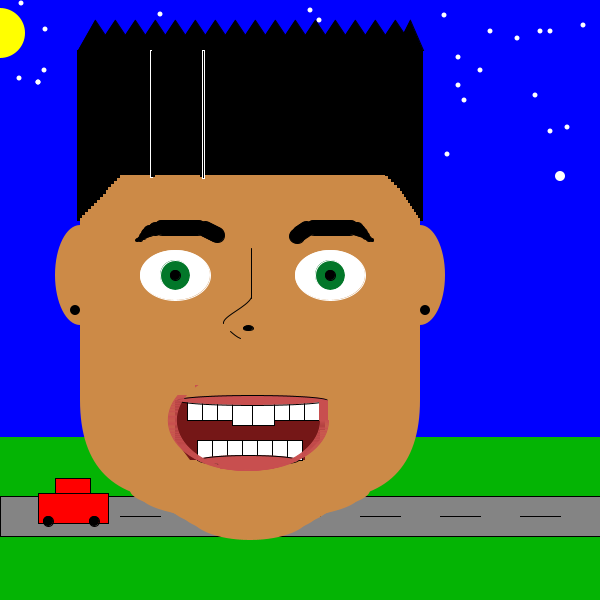
Frame 1 (no input)
Frame 60 (the mouse pressed at the canvas centre just before this capture): identical to frame 1, image omitted
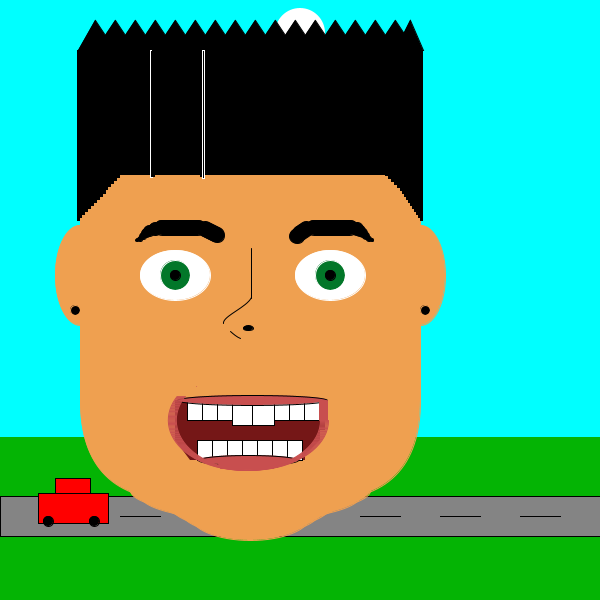
Frame 120 (the mouse held since frame 60 and released just before this capture)

The Processing sketch that drew these frames (run headless with seeded random() and noise(); from frame 60 on, the mouse is pressed at the canvas centre):

// Processing sketch: processing_118549
// ── processing_118549.pde

int posicioullsX= 175;//ullscolorverd
int posicioullsX2= 330;//ullscolorverd

int sol=50;//posicioSol
int colorSol=#DF7401;//colorSol

int EstrellaFugaz=560;
int EstrellaFugazY=176;
boolean estrella= true;

boolean cotxe= true;
int centreCotxe= 38;
int adaltCotxe= 55;
int Roda1= 48;
int Roda2= 94;
void setup(){
  size(600,600);//tamany de la pàgina
  background(#FFFFFF);//color de fons

}
void draw(){
   //fons
  noStroke();
  fill(0,mouseX,255);
  rect(0,0,600,437);
  
   //Estrelles
  if(mouseX<160)
  noStroke();
  if(mouseX<160)
  fill(255,255,255);
  if(mouseX<160)
  ellipse(517,38,5,5);
  if(mouseX<160)
  ellipse(45,29,5,5);
  if(mouseX<160)
  ellipse(458,57,5,5);
  if(mouseX<160)
  ellipse(490,31,5,5);
  if(mouseX<160)
  ellipse(38,82,5,5);
  if(mouseX<160)
  ellipse(44,70,5,5);
  if(mouseX<160)
  ellipse(19,78,5,5);
  if(mouseX<160)
  ellipse(550,31,5,5);
  if(mouseX<160)
  ellipse(550,131,5,5);
  if(mouseX<160)
  ellipse(567,127,5,5);
  if(mouseX<160)
  ellipse(447,154,5,5);
  if(mouseX<160)
  ellipse(444,15,5,5);
  if(mouseX<160)
  ellipse(310,10,5,5);
  if(mouseX<160)
  ellipse(319,20,5,5);  
  if(mouseX<160)
  ellipse(583,25,5,5);
  if(mouseX<160)
  ellipse(535,95,5,5);  
  if(mouseX<160)
  ellipse(540,31,5,5);
  if(mouseX<160)
  ellipse(21,3,5,5);
  if(mouseX<160)
  ellipse(38,82,5,5);
  if(mouseX<160)
  ellipse(458,85,5,5);
  if(mouseX<160)
  ellipse(464,100,5,5);
  if(mouseX<160)
  ellipse(480,70,5,5);
  if(mouseX<160)
  ellipse(160,14,5,5);
  
  //Estrella Fugaz
  if(mouseX<160)
  ellipse(EstrellaFugaz,EstrellaFugazY,10,10);
    if(estrella==false)
      if(EstrellaFugaz<=560&&EstrellaFugaz>=375)
      EstrellaFugaz=EstrellaFugaz-1
  ;
  ;
  if(estrella==false)
    if(EstrellaFugazY<=176&&EstrellaFugazY>=0)
    EstrellaFugazY=EstrellaFugazY-1;
  ;
  
  
  //sol
  noStroke();
  fill(255,255,mouseX);
  ellipse(mouseX,33,50,50);
  
  //terra
  fill(#04B404);
  noStroke();
  rect(0,437,600,163);
  
    //CARRETERA
    fill(#848484);
    stroke(0);
    rect(0,496,600,40);
    rect(40,516,40,0);
    rect(120,516,40,0);
    rect(200,516,40,0);
    rect(280,516,40,0);
    rect(360,516,40,0);
    rect(440,516,40,0);
    rect(520,516,40,0);
    
  //cotxe
  fill(255,0,0);
  rect(centreCotxe,493,70,30);
  if(cotxe==false)
  if(adaltCotxe>=55)
  adaltCotxe=adaltCotxe+1;
  ;
  rect(adaltCotxe,478,35,15);
  if(cotxe==false)
  if(centreCotxe>=38)
  centreCotxe=centreCotxe+1;
  ;
  //rodes
  fill(0);
  ellipse(Roda1,521,10,10);
  if(cotxe==false)
    if(Roda1>=48)
    Roda1=Roda1+1;
  ;  
  ellipse(Roda2,521,10,10);
  if(cotxe==false)
    if(Roda2>=94)
    Roda2=Roda2+1;
  ;
  
  //Forma cara
  fill(#EFA050);//color cara
  stroke(#EFA050);//color contorn
  if(mouseX<160)
  fill(#CC8A47);
  if(mouseX<160)
  noStroke();
  rect(80,100,340,400,100);//cuadrat cara
  ellipse(250,490,240,50);
  ellipse(250,495,220,50);
  ellipse(250,500,180,50);
  ellipse(250,505,160,50);
  ellipse(250,510,140,50);
  ellipse(250,515,120,50);
  
  //ORELLES
  ellipse(80,275,50,100);//orelles
  ellipse(420,275,50,100);//orelles
  fill(#000000);
  ellipse(425,310,10,10);
  ellipse(75,310,10,10);
   
  
 //ULLS
  fill(#FFFFFF);//color ulls
  stroke(#FFFFFF);//color contorn
  ellipse(175,275,70,50);//ull blanco
  ellipse(330,275,70,50);//ull blanco2
  fill(#027729);//color ulls
  stroke(#FFFFFF);//color contorn
  ellipse(175,275,30,30);//ull1
  ellipse(330,275,30,30);//ull2
  fill(#000000);//color ulls
  stroke(#000000);//color contorn
  ellipse(175,275,10,10);//ull1
  ellipse(330,275,10,10);//ull2
  
  //BOCA
  fill(#751717);
  noStroke();
  rect(175,400,150,30);
  rect(175,430,145,10);
  triangle(175,440,190,440,190,460);
  rect(190,440,115,20);
  triangle(300,440,300,460,320,440);
    
        //dents ADALT
        fill(#ffffff);
        stroke(#000000);
        rect(187,400,15,20);
        rect(202,400,15,20);
        rect(217,400,15,20);
        rect(232,400,22,25);//pinyus
        rect(252,400,22,25);//pinyus
        rect(274,400,15,20);
        rect(289,400,15,20);
        rect(304,400,15,20);
      
        //dents ABAIX
        rect(197,440,15,20);
        rect(212,440,15,20);
        rect(227,440,15,20);
        rect(242,440,15,20);
        rect(257,440,15,20);
        rect(272,440,15,20);
        rect(287,440,15,20);
  
  //LLABIS
  fill(#C84F4F);
  
  ellipse(252,400,150,10);
  ellipse(248,460,100,10);
  
  //"Rodona"
  noFill();
  stroke(#C84F4F);
  arc(252, 420, 152, 100, 0, PI+QUARTER_PI, OPEN);
  arc(251, 420, 152, 100, 0, PI+QUARTER_PI, OPEN);
  arc(250, 420, 152, 100, 0, PI+QUARTER_PI, OPEN);
  arc(249, 420, 152, 100, 0, PI+QUARTER_PI, OPEN);
  arc(248, 420, 152, 100, 0, PI+QUARTER_PI, OPEN);
  arc(247, 420, 152, 100, 0, PI+QUARTER_PI, OPEN);
  arc(246, 420, 152, 100, 0, PI+QUARTER_PI, OPEN);
  arc(245, 420, 152, 100, 0, PI+QUARTER_PI, OPEN);
  arc(244, 420, 152, 100, 0, PI+QUARTER_PI, OPEN);
  
  //"començament rodona llabis esquerra"
  fill(#EFA050);
  if(mouseX<160)
  fill(#CC8A47);
  stroke(#EFA050);
  if(mouseX<160)
  noStroke();
  rect(170,365,25,30);
  rect(195,365,10,20);
  
  //"acabament rodona llabis dreta"
  noFill();
  stroke(#C84F4F);
  line(319,400,319,420);
  line(320,400,320,420);
  line(321,400,321,420);
  line(322,400,322,420);
  line(323,400,323,420);
  line(324,400,324,420);
  line(325,400,325,420);
  line(326,400,326,420);
  line(327,400,327,420);
  
  //"acabament rodona llabis abaix"
  line(218,460,280,460);
  line(218,461,280,461);
  line(218,462,280,462);
  line(218,463,280,463);
  line(218,464,280,464);
  line(218,465,279,465);
  line(218,466,278,466);
  line(218,467,277,467);
  line(220,468,273,468);
  
  //CABELLS
  fill(#000000);
  stroke(0);
  triangle(78,50,95,20,115,50);
  triangle(115,50,135,20,155,50);
  triangle(155,50,175,20,195,50);
  triangle(195,50,215,20,235,50);
  triangle(235,50,255,20,275,50);
  triangle(275,50,295,20,315,50);
  triangle(315,50,335,20,355,50);
  triangle(355,50,375,20,395,50);
  triangle(395,50,410,20,423,50);
  //cabell de darrera
  triangle(95,50,115,20,135,50);
  triangle(135,50,155,20,175,50);
  triangle(175,50,195,20,215,50);
  triangle(215,50,235,20,255,50);
  triangle(255,50,275,20,295,50);
  triangle(295,50,315,20,335,50);
  triangle(335,50,355,20,375,50);
  triangle(375,50,395,20,415,50);
  stroke(0);
  rect (77,50,2,170);
  rect (79,50,2,167);
  rect (82,50,2,164);
  rect (85,50,2,161);
  rect (88,50,2,158);
  rect (91,50,2,155);
  rect (94,50,2,152);
  rect (97,50,2,149);
  rect (100,50,2,146);
  rect (103,50,2,143);
  rect (105,50,2,139);
  rect (108,50,2,136);
  rect (111,50,2,133);
  rect (114,50,2,130);
  rect (117,50,2,127);
  rect (120,50,2,124);
  rect (120,50,265,124);
  stroke(#FFFFFF);
  rect (150,50,2,127);
  stroke(0);
  rect (152,50,2,126);
  rect (200,50,2,126);
  stroke(#FFFFFF);
  rect (202,50,2,128);
  stroke(0);
  rect (385,50,2,125);
  rect (388,50,2,128);
  rect (391,50,2,131);
  rect (394,50,2,134);
  rect (397,50,2,137);
  rect (400,50,2,140);
  rect (402,50,2,143);
  rect (404,50,2,146);
  rect (406,50,2,149);
  rect (408,50,2,152);
  rect (410,50,2,155);
  rect (412,50,2,158);
  rect (414,50,2,161);
  rect (416,50,2,164);
  rect (418,50,2,167);
  rect (420,50,2,170);
  
  //NAS
  noFill();
  stroke(0);
  curve(254, 262, 251, 297, 223,323, 258, 340);
  curve(223,323,230,331,240,338,251,339);
  line(251,248,251,298);
  fill(#000000);
  ellipse(248,328,10,5);
  
  //CELLES
  fill(#000000);
  //Esquerra
  ellipse(155,229,13,13);
  ellipse(149,231,11,11);
  ellipse(146,233,9,9);
  ellipse(143,236,7,7);
  ellipse(140,239,5,5);
  ellipse(137,240,3,3);
  
  rect(155,220,50,15,20);
  
  ellipse(205,229,15,15);
  ellipse(207,230,15,15);
  ellipse(209,231,15,15);
  ellipse(211,232,15,15);
  ellipse(213,233,15,15);
  ellipse(215,234,15,15);
  ellipse(217,235,15,15);
  
  //Dreta
  ellipse(306,229,15,15);
  ellipse(303,231,15,15);
  ellipse(300,233,15,15);
  ellipse(297,236,15,15);
  
  rect(307,220,50,15,20);
  
  ellipse(357,229,13,13);
  ellipse(360,231,11,11);
  ellipse(363,233,9,9);
  ellipse(366,236,7,7);
  ellipse(369,239,5,5);
  ellipse(372,240,3,3);
  

  
  
  
  
  
 
 
println(mouseX+","+mouseY);
}

void mousePressed(){
 estrella =false;
  
}

void mouseReleased(){
  
  cotxe= false;


}  
